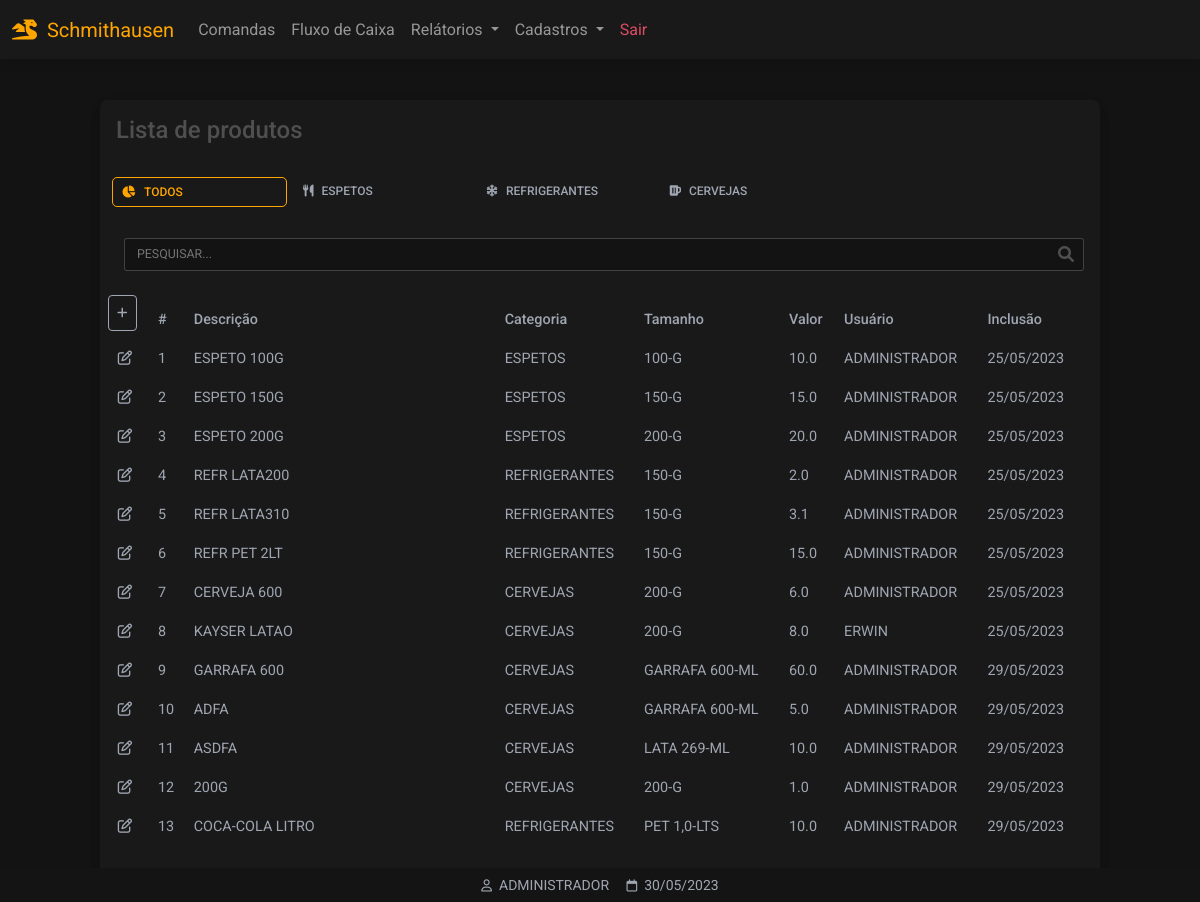
/produtos (signed in), run on an earlier commit of the app's database.
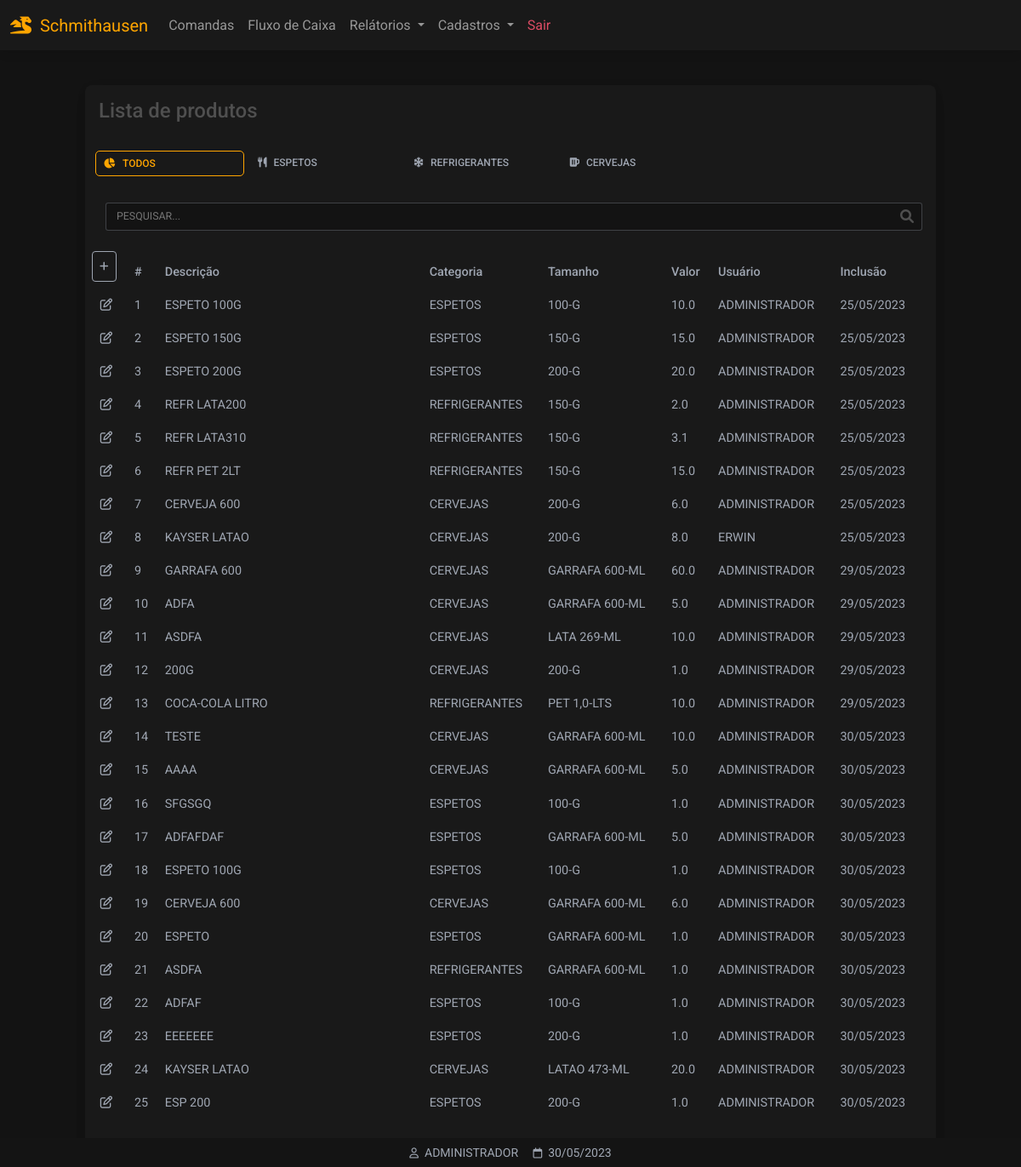
And on a later commit of the database.
### website/models.py (models this page shows)
class Produto(db.Model):
    id = db.Column(db.Integer, primary_key=True)
    categoria = db.Column(db.String(150))
    descricao = db.Column(db.String(150))
    tamanho = db.Column(db.String(150))
    valor = db.Column(db.Float)
    data_criacao = db.Column(db.DateTime(timezone=True), default=func.now())
    user_id = db.Column(db.Integer, db.ForeignKey('user.id'))

class Categoria(db.Model):
    id = db.Column(db.Integer, primary_key=True)
    nome = db.Column(db.String(150))
    categoria = db.relationship('Tamanho',backref='tamanhos')

class Tamanho(db.Model):
    id = db.Column(db.Integer, primary_key=True)
    nome = db.Column(db.String(150))
    cat_id = db.Column(db.Integer, db.ForeignKey('categoria.id'))

class User(db.Model, UserMixin):
    id = db.Column(db.Integer, primary_key=True)
    email = db.Column(db.String(150), unique=True)
    password = db.Column(db.String(150))
    first_name = db.Column(db.String(150))
    user = db.relationship('Produto',backref='produto')

### website/views.py (the view)
@views.route('/produtos', methods=['GET','POST'])
@login_required
def produtos():
    produtos = Produto.query.all()
    tamanhos = Tamanho.query.all()
    categorias = Categoria.query.all()
    return render_template("produtos_listar.html",
        user=current_user,
        data=data,
        produtos=produtos,
        tamanhos=tamanhos,
        categorias=categorias)

### website/__init__.py (called while the page is built)
def create_app():
    app = Flask(__name__)
    app.config['SECRET_KEY'] = 'hjshjhdjah kjshkjdhjs'
    app.config['SQLALCHEMY_DATABASE_URI'] = f'sqlite:///{DB_NAME}'
    db.init_app(app)
    from .views import views
    from .auth import auth
    app.register_blueprint(views, url_prefix='/')
    app.register_blueprint(auth, url_prefix='/')
    from .models import User, Cliente, Produto
    with app.app_context():
        db.create_all()
    login_manager = LoginManager()
    login_manager.login_view = 'auth.login'
    login_manager.login_message = u"FAVOR EFETUAR LOGIN!"
    login_manager.init_app(app)
    @login_manager.user_loader
    def load_user(id):
        return User.query.get(int(id))
    return app

### website/templates/produtos_listar.html (shortened to what this page needs)
{% extends "base.html" %}
{% block content %}
<div class="container-fluid" style="min-height:100dvh;padding-top:100px">
<div class="table-responsive w-100 card bg-dark larg-max m-auto" style="padding-bottom: 40px">
        <table  class="table table-borderless table-sm bg-dark text-secondary">
        <thead>
        <tr>
            <p class="h4 p-3">Lista de produtos</p>
        </tr>
        <tr>
<div class="form-control-sm">
<ul class="nav nav-tabs mb-3 bg-dark">
  <li class="p-1 nav-item bg-dark" >
    <a class="nav-link active p-2" data-mdb-toggle="tab" role="button"
      aria-selected="true" style="min-width:175px"><i class="fas fa-chart-pie fa-fw me-2 me-2"></i>TODOS</a>
  </li>
  <li class="p-1 nav-item bg-dark" >
    <a class="nav-link p-2" data-mdb-toggle="tab" role="button"
      aria-selected="false" style="min-width:175px"><i class="fa-solid fa-utensils me-2"></i>ESPETOS</a>
  </li>
  <li class="p-1 nav-item bg-dark">
    <a class="nav-link bg-dark p-2" data-mdb-toggle="tab" role="button"
      aria-selected="false" style="min-width:175px"><i class="fa-solid fa-snowflake me-2"></i>REFRIGERANTES</a>
  </li>
  <li class="p-1 nav-item bg-dark">
    <a class="nav-link bg-dark p-2" data-mdb-toggle="tab" role="button"
      aria-selected="false" style="min-width:175px"><i class="fa-solid fa-beer-mug-empty me-2"></i>CERVEJAS</a>
  </li>
</ul>
</div>
        </tr>
        <tr>
                 <div class="p-3 pt-0">
                		<div class="form-outline mt-2 ps-2"
                		style="margin-bottom: 0!important;padding-bottom: 0!important;">
                		<input type="text"
                		style="text-transform:uppercase"
                		id="inputPesquisarProdutos"
                		class="myInputs form-control-sm"
                		placeholder="Pesquisar..."
                		/>
                		</div>
                </div>
        </tr>
        <tr>
                    <th class="text-nowrap" scope="col">
                    <a href="/produtos_cadastrar" class="p-2 btn btn-sm btn-outline-light">
                    <i class="fa-solid fa-plus"></i>
                    </a>
                    </th>
                    <th class="text-nowrap" scope="col">#</th>
                    <th class="text-nowrap" scope="col" style="min-width: 280px;">Descrição</th>
                    <th class="text-nowrap" scope="col">Categoria</th>
                    <th class="text-nowrap" scope="col">Tamanho</th>
                    <th class="text-nowrap" scope="col">Valor</th>
                    <th class="text-nowrap" scope="col">Usuário</th>
                    <th class="text-nowrap" scope="col">Inclusão</th>
                    <th class="text-nowrap" scope="col"></th>
        </tr>
        </thead>
                    <tbody id="tb-produtos">
                    {% for i in produtos %}
                    <tr>
                        <td class="text-center" style="width: 50px">
                            <a role="button" class="text-secondary" href="/produtos_atualizar/{{ i.id }}">
                                <i class="fa-regular fa-pen-to-square"></i>
                            </a>
                        </td>
                        <td class="text-nowrap" scope="row"> {{ i.id }} </td>
                        <td class="text-nowrap" scope="row"> {{ i.descricao }} </td>
                        <td class="text-nowrap" scope="row"> {{ categorias[i.categoria | int -1].nome }}</td>
                        <td class="text-nowrap" scope="row"> {{ tamanhos[i.tamanho | int -1 ].nome }} </td>
                        <td class="text-nowrap" scope="row"> {{ i.valor }} </td>
                        <td class="text-nowrap" scope="row"> {{ i.produto.first_name.split()[0] }} </td>
                        <td class="text-nowrap" scope="row"> {{ i.data_criacao.strftime('%d/%m/%Y') }} </td>
                    </tr>
                    {% endfor %}
                    </tbody>
        </table>
</div>
</div>
{% endblock %}
{% block titlefooter %}
<span style="color:#9FA6B2">
&nbsp;{{ user.first_name.split()[0] | upper }}
<span style="color:#9FA6B2">
&nbsp;{{ data.strftime('%d/%m/%Y') }}
</span>
{% endblock %}

### website/templates/base.html (shortened to what this page needs)
<!DOCTYPE html>
<html lang="pt-br">
<head>
<link rel="stylesheet" href="https://cdnjs.cloudflare.com/ajax/libs/font-awesome/6.0.0/css/all.min.css"/>
<link rel="stylesheet" type="text/css"       href="{{ url_for('static', filename='css/mdb.min.css')      }}">
<link rel="stylesheet" type="text/css"       href="{{ url_for('static', filename='css/base.css')         }}">
</head>
<body class="dark-ligth">
<nav id="navbar" class="autohide navbar navbar-expand-lg bg-dark fixed-top navbar-dark ">
  <div class="container-fluid">
    <a class="navbar-brand" style="color: orange;pointer-events: none;"><i class="fa-solid fa-dragon"></i>&nbsp;&nbsp;Schmithausen</a>
    {% if user.is_authenticated %}
    <div class="collapse navbar-collapse" id="navbarSupportedContent">
      <ul class="navbar-nav me-auto mb-2 mb-lg-0 my-navbar">
        <li class="nav-item">
          <a class="nav-link" href="/comandas">Comandas</a>
        </li>
        <li class="nav-item">
          <a class="nav-link" href="#">Fluxo de Caixa</a>
        </li>
        <li class="nav-item dropdown">
          <a class="nav-link dropdown-toggle" href="#" id="navbarDropdown" role="button" data-mdb-toggle="dropdown" aria-expanded="false">
            Relátorios
          </a>
        </li>
        <li class="nav-item dropdown">
          <a class="nav-link dropdown-toggle" href="#" id="navbarDropdown" role="button" data-mdb-toggle="dropdown" aria-expanded="false">
            Cadastros
          </a>
            <li class="nav-item">
            <a class="nav-link text-danger" href="/logout">Sair</a>
            </li>
        {% endif %}
        </li>
      </ul>
    </div>
  </div>
</nav>
  {% block content %}
  {% endblock %}
<footer class="bg-dark text-center text-white fixed-bottom">
  <div class="text-center p-1" style="background-color: rgba(0, 0, 0, 0.2)">
   <small style="color:orange;">
   {% block titlefooter %}{% endblock %}
   </small>
  </div>
</footer>
</body>
</html>

### website/static/css/base.css (style rules this page uses)
:root { --color-orange: orange; --color-primary: #3B71CA; --color-secondary: #9FA6B2; --color-success: #14A44D; --color-danger: #DC4C64; --color-warning: #E4A11B; --color-info: #54B4D3; --color-ligth:#FBFBFB; --color-dark-ligth: #131313; --color-dark:#191919; }
.nav-tabs .nav-link, .nav-tabs .nav-link { background-color: var(--color-dark); color: var(--color-secondary); }
.nav-tabs .nav-item .nav-link.active { color: var(--color-orange);!important; background-color: var(--color-dark); border-color: var(--color-orange); border: 1px solid var(--color-orange); border-radius: 5px; }
.bg-dark { background-color: var(--color-dark)!important; }
.btn-outline-light { border: 1px solid var(--color-secondary); color: var(--color-secondary); }
.myInputs { width: 100%; border: 1px solid #9FA6B250; background-color: var(--color-dark-ligth); color: var(--color-ligth); padding: 0.35rem; padding-left: 0.75rem; border-radius: 3px; }
.larg-max { max-width: 1000px!important; }
.dark-ligth { background-color: var(--color-dark-ligth); }
.form-outline { margin-bottom: 35px!important; }

What changed in the data, as far as the page shows it:
added Produto: id "14", descricao "TESTE", categoria.nome "CERVEJAS", tamanho.nome "GARRAFA 600-ML", valor "10.0", produto.first_name "ADMINISTRADOR", data_criacao "30/05/2023"
added Produto: id "15", descricao "AAAA", categoria.nome "CERVEJAS", tamanho.nome "GARRAFA 600-ML", valor "5.0", produto.first_name "ADMINISTRADOR", data_criacao "30/05/2023"
added Produto: id "16", descricao "SFGSGQ", categoria.nome "ESPETOS", tamanho.nome "100-G", valor "1.0", produto.first_name "ADMINISTRADOR", data_criacao "30/05/2023"
added Produto: id "17", descricao "ADFAFDAF", categoria.nome "ESPETOS", tamanho.nome "GARRAFA 600-ML", valor "5.0", produto.first_name "ADMINISTRADOR", data_criacao "30/05/2023"
added Produto: id "18", descricao "ESPETO 100G", categoria.nome "ESPETOS", tamanho.nome "100-G", valor "1.0", produto.first_name "ADMINISTRADOR", data_criacao "30/05/2023"
added Produto: id "19", descricao "CERVEJA 600", categoria.nome "CERVEJAS", tamanho.nome "GARRAFA 600-ML", valor "6.0", produto.first_name "ADMINISTRADOR", data_criacao "30/05/2023"
added Produto: id "20", descricao "ESPETO", categoria.nome "ESPETOS", tamanho.nome "GARRAFA 600-ML", valor "1.0", produto.first_name "ADMINISTRADOR", data_criacao "30/05/2023"
added Produto: id "21", descricao "ASDFA", categoria.nome "REFRIGERANTES", tamanho.nome "GARRAFA 600-ML", valor "1.0", produto.first_name "ADMINISTRADOR", data_criacao "30/05/2023"
added Produto: id "22", descricao "ADFAF", categoria.nome "ESPETOS", tamanho.nome "100-G", valor "1.0", produto.first_name "ADMINISTRADOR", data_criacao "30/05/2023"
added Produto: id "23", descricao "EEEEEEE", categoria.nome "ESPETOS", tamanho.nome "200-G", valor "1.0", produto.first_name "ADMINISTRADOR", data_criacao "30/05/2023"
added Produto: id "24", descricao "KAYSER LATAO", categoria.nome "CERVEJAS", tamanho.nome "LATAO 473-ML", valor "20.0", produto.first_name "ADMINISTRADOR", data_criacao "30/05/2023"
added Produto: id "25", descricao "ESP 200", categoria.nome "ESPETOS", tamanho.nome "200-G", valor "1.0", produto.first_name "ADMINISTRADOR", data_criacao "30/05/2023"
